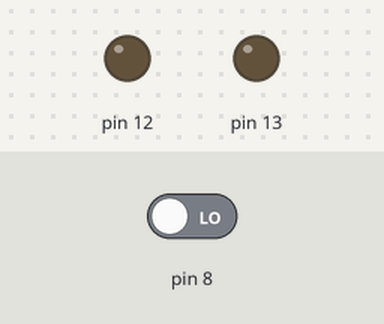
A sketch run on a simulated Arduino Uno, built with avr-gcc and run on an emulated ATmega328P. On the bench: output pins drawn as LEDs (lit = HIGH). The inputs (shaded band) are chosen by the test bench; at power-on: pin 8 LOW. What the sketch prints to the serial monitor is not drawn.

Above: at 1.2 s.
1.3 s: pin 8 driven HIGH
At 2.5 s:
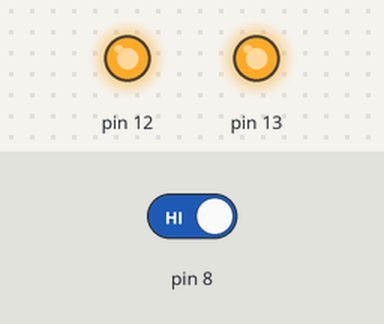
2.8 s: pin 8 driven LOW
At 3.7 s:
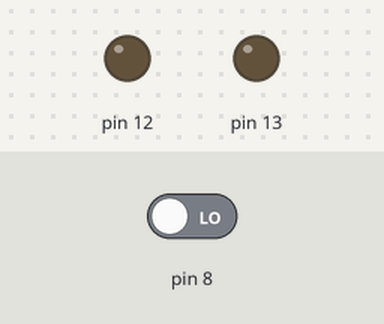
Timing chart, 0 to 5.8 s (numbered marks = the images above; inputs shaded):
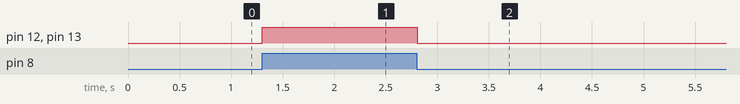

Measured:
- after the input at 1.3 s, pin 12, pin 13: LOW → HIGH at once
- after the input at 2.8 s, pin 12, pin 13: HIGH → LOW at once

The sketch:

sketch_jul29b.ino
```cpp
void setup() {
  // put your setup code here, to run once:
  Serial.begin(9600);
  pinMode(8,INPUT);
  pinMode(12,OUTPUT);
  pinMode(13,OUTPUT);
}

void loop() {
  // put your main code here, to run repeatedly:
  int value = digitalRead(8);
  if(value==1){
    digitalWrite(12,HIGH);
    digitalWrite(13,HIGH);
  }else{
    digitalWrite(12,LOW);
    digitalWrite(13,LOW);
  }
  Serial.println(value);


}
```
